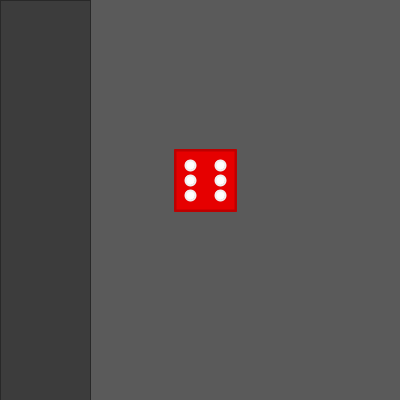
Frame 1 (no input)
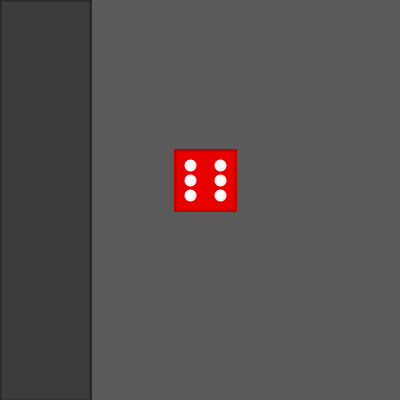
Frame 60 (the mouse pressed at the canvas centre just before this capture)
Frame 120 (the mouse held since frame 60 and released just before this capture): identical to frame 60, image omitted

The Processing sketch that drew these frames (run headless with seeded random() and noise(); from frame 60 on, the mouse is pressed at the canvas centre):

// Processing sketch: Dice_Program_3
// ── Dice_Program_3.pde
float x = 205;
int diceD6_Ducts = 0;

void setup() {
 size(400,400);
 background(90);
  
}

void draw() {
  stroke(40);
  fill(60);
  rect(0,0,90,400);
  diceD6();
  
}
  
void diceD6(){
 diceD6_Duct1();
 diceD6_Duct2();
 diceD6_Duct3();
 diceD6_Duct4();
 diceD6_Duct5();
 diceD6_Duct6();
  
}

void diceD6_Duct1(){
 stroke(190,0,0);
 strokeWeight(2);
 fill(230,0,0);
 rect(175,150,60,60);
 stroke(240,240,240);
 fill(256,256,256);
 ellipse(205,180,10,10);
 
}
void diceD6_Duct2(){
 stroke(190,0,0);
 strokeWeight(2);
 fill(230,0,0);
 rect(175,150,60,60);
 stroke(240,240,240);
 fill(256,256,256);
 ellipse(190,180,10,10);
 ellipse(220,180,10,10);
 
}

void diceD6_Duct3(){
 stroke(190,0,0);
 strokeWeight(2);
 fill(230,0,0);
 rect(175,150,60,60);{
 stroke(240,240,240);
 fill(256,256,256);
 ellipse(190,192,10,10);
 ellipse(220,192,10,10);
 ellipse(205,168,10,10);
 
 }
 
}

void diceD6_Duct4(){
 stroke(190,0,0);
 strokeWeight(2);
 fill(230,0,0);
 rect(175,150,60,60);
 stroke(240,240,240);
 fill(256,256,256);
 ellipse(190,195,10,10);
 ellipse(220,195,10,10);
 ellipse(220,165,10,10);
 ellipse(190,165,10,10);
 
}
void diceD6_Duct5(){
 stroke(190,0,0);
 strokeWeight(2);
 fill(230,0,0);
 rect(175,150,60,60);
 stroke(240,240,240);
 fill(256,256,256);
 ellipse(190,195,10,10);
 ellipse(220,195,10,10);
 ellipse(220,165,10,10);
 ellipse(190,165,10,10);
 ellipse(205,180,10,10);
 
}

void diceD6_Duct6(){
 stroke(190,0,0);
 strokeWeight(2);
 fill(230,0,0);
 rect(175,150,60,60);
 stroke(240,240,240);
 fill(256,256,256);
 ellipse(190,195,10,10);
 ellipse(220,195,10,10);
 ellipse(220,165,10,10);
 ellipse(190,165,10,10);
 ellipse(190,180,10,10);
 ellipse(220,180,10,10);
 
}
